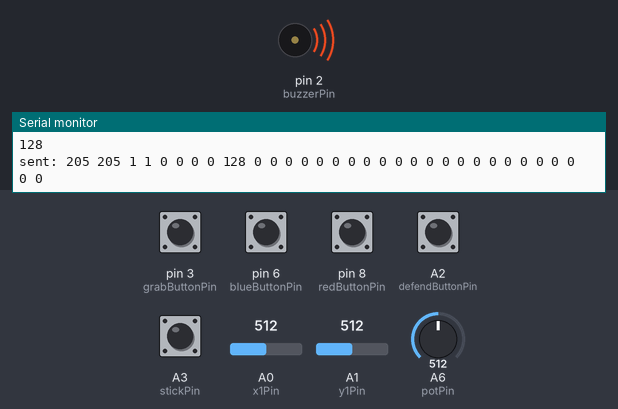
The sketch below on a simulated Arduino Nano, built with avr-gcc and run on an emulated ATmega328P. Parts: buzzer (waves = sounding), the last lines printed to the serial monitor. Inputs (shaded band) come from the test bench; at power-on: A3 (stickPin), pin 6 (blueButtonPin), pin 8 (redButtonPin) HIGH, A2 (defendButtonPin), pin 3 (grabButtonPin) LOW, A6 (potPin) = 512, A0 (x1Pin) = 512, A1 (y1Pin) = 512. No radio packets arrive unless stated.

Above: at 1.2 s.
1.3 s: A6 (potPin) set to 521
At 1.6 s:
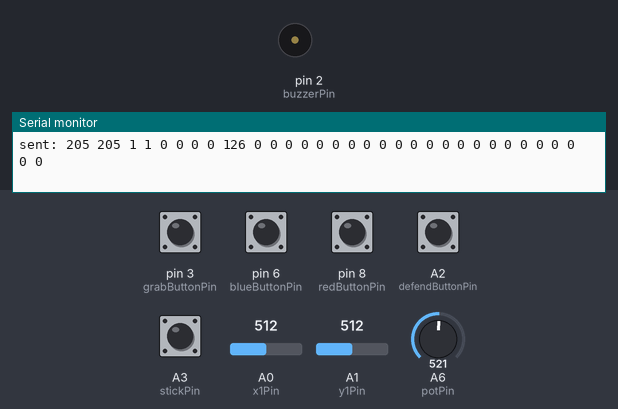
2.8 s: A0 (x1Pin) set to 716
5.8 s: A1 (y1Pin) set to 716
8.8 s: A3 (stickPin) pulled LOW for 0.15 s
At 9.3 s:
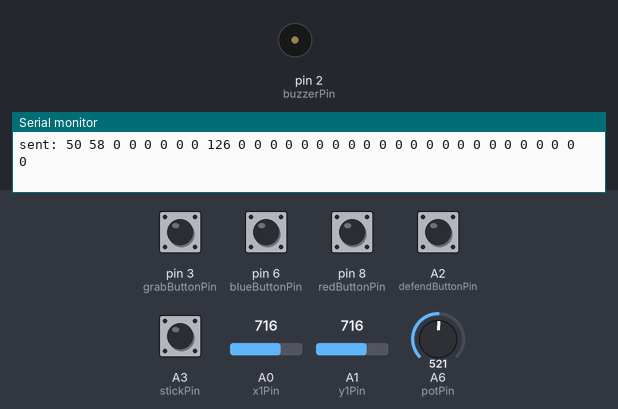
11.9 s: A6 (potPin) set to 511
At 12.11 s:
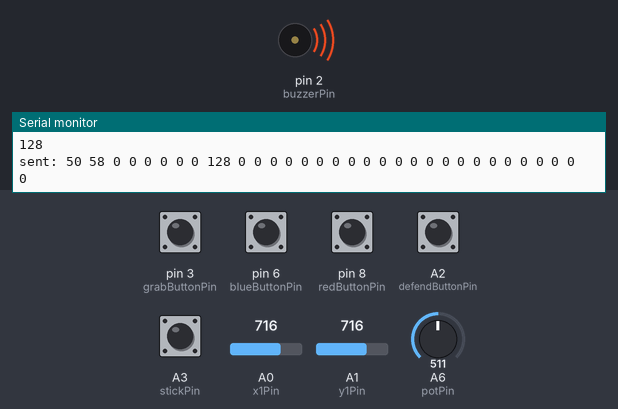
14.9 s: A3 (stickPin) pulled LOW for 1 s
Timing chart, 0 to 19.9 s (numbered marks = the images above; inputs shaded):
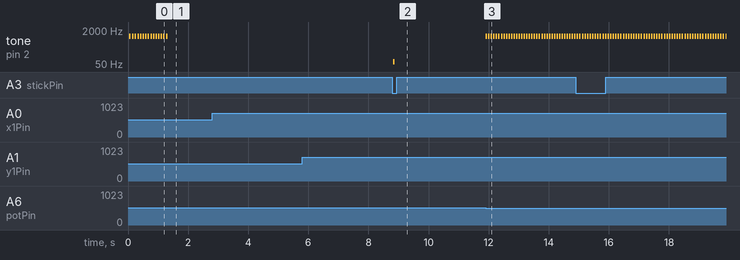

The sketch:

main_transmitter.ino
```cpp
/* LIBRARIES */
#include <SPI.h>
#include <RF24.h>
#include <CircularBuffer.h>
#include "pitches.h"

/* RADIO */
RF24 radio(9, 10);                              // create an RF24 object, pin 9 is CE, pin 10 is CSN
const byte pipeName[6] = "99999";               // our custom pipe address
byte payload[32] = {0};                         // array of bytes that will be sent over RF, size 32 bytes

/* BUFFER DEFINITIONS */
const int bufferSize = 5;
CircularBuffer <float, bufferSize> circularBufferX;
CircularBuffer <float, bufferSize> circularBufferY;

/* PINS */
const int x1Pin = A0;                           // x-position of joystick
const int y1Pin = A1;                           // y-position of joystick
const int defendButtonPin = A2;
const int stickPin = A3;                         // joystick button

const int buzzerPin = 2;
const int grabButtonPin = 3;                    // grab button
const int precisionLedPin = 4;                  // indicator light for precision mode
const int blueLedPin = 5;                       // blue led button - led
const int blueButtonPin = 6;                    // blue led button - button
const int redLedPin = 7;                        // red led button - led
const int redButtonPin = 8;                     // red led button - button

const int potPin = A6;

/* MELODY LIST */
enum melodyType {
  PASS,
  AMOGUS,
  CURB,
  SANS,
  BACKWARDS,
  SPACE,
  DENY,
  ACCEPT,
  NOSOUND
};  // KEEP THIS LIST UP TO DATE ACCROSS BOTH CODE FILES OR SHIT GOES HAYWIRE

/* VARIABLES */
const uint8_t constrainValue = 50,
              maxSpeedPower = 205,
              maxSteerPower = 200,
              maxSpeedPowerPrec = 100,
              maxSteerPowerPrec = 50;
int speed_R = 0;
int speed_L = 0;
int joystick_input_Y = 0;
int joystick_input_X = 0;
int joystick_input_Y2 = 0;
int joystick_input_X2 = 0;
uint8_t output_power_R     = 0,
        output_direction_R = 0,
        output_power_L     = 0,
        output_direction_L = 0,
        prev_bw = 0;
bool precisionMode = false,
     trapdoorOpen = false,
     kokerdoorOpen = false,
     defending = false;

/* RED BUTTON DEBOUNCE */
boolean lastRedButtonPressed = false;
boolean redButtonPress() {
  boolean redButtonStatus = false;
  boolean redButtonPressed = !digitalRead(redButtonPin);
  if (redButtonPressed && !lastRedButtonPressed) {
    redButtonStatus = true;
  }
  lastRedButtonPressed = redButtonPressed;
  return redButtonStatus;
}

/* BLUE BUTTON DEBOUNCE */
boolean lastBlueButtonPressed = false;
boolean blueButtonPress() {
  boolean blueButtonStatus = false;
  boolean blueButtonPressed = !digitalRead(blueButtonPin);
  if (blueButtonPressed && !lastBlueButtonPressed) {
    blueButtonStatus = true;
  }
  lastBlueButtonPressed = blueButtonPressed;
  return blueButtonStatus;
}

/* GRAB BUTTON DEBOUNCE */
boolean lastGrabButtonPressed = false;
boolean grabButtonPress() {
  boolean grabButtonStatus = false;
  boolean grabButtonPressed = digitalRead(grabButtonPin);
  if (grabButtonPressed && !lastGrabButtonPressed) {
    grabButtonStatus = true;
  }
  lastGrabButtonPressed = grabButtonPressed;
  return grabButtonStatus;
}

/* DEFEND MODE DEBOUNCE */
boolean lastDefendButtonPressed = false;
boolean defendButtonPress() {
  boolean defendButtonStatus = false;
  boolean defendButtonPressed = digitalRead(defendButtonPin);
  if (defendButtonPressed && !lastDefendButtonPressed) {
    defendButtonStatus = true;
  }
  lastDefendButtonPressed = defendButtonPressed;
  return defendButtonStatus;
}

/* STICK DEBOUNCE */
boolean lastStickPressed = false;
boolean stickPress() {
  boolean stickStatus = false;
  boolean stickPressed = !digitalRead(stickPin);
  if (stickPressed && !lastStickPressed) {
    stickStatus = true;
  }
  lastStickPressed = stickPressed;
  return stickStatus;
}

void setup() {
  // start serial
  Serial.begin(9600);
  Serial.println("Initializing controller...");

  // use internal 10k pullup resistor for joystick button
  Serial.print("I/O... ");
  pinMode(stickPin, INPUT_PULLUP);
  Serial.println("done.");

  // setup radio transmitter
  Serial.print("Radio... ");
  if (!radio.begin()) {
    Serial.print("failed! Check wires and reset Arduino.");
    while (1);
  }
  radio.openWritingPipe(pipeName);
  radio.setPALevel(RF24_PA_MIN);
  radio.stopListening();
  Serial.println("done.");

  //clear the buffers
  Serial.print("Emptying buffers... ");
  for (int i = 0; i < bufferSize; i++) {
    circularBufferX.push(0);
    circularBufferY.push(0);
  }
  Serial.println("done.");

  // play sussy music
  //sussyMusic();
  Serial.println("Initialization complete!");
}

void loop() {
  checkInputs();
  sendRadio();                                  // send inputs over RF
  delay(10);                                    // wait before next loop
}

void sussyMusic() {
  const int melody[] = {NOTE_D4, NOTE_D4, NOTE_D5, NOTE_A4, 0, NOTE_GS4, NOTE_G4, NOTE_F4, NOTE_D4, NOTE_F4, NOTE_G4};
  const uint8_t noteDurations[] = {8, 8, 4, 3, 16, 4, 4, 4, 8, 8, 8};
  const uint8_t melodyLength = sizeof(melody) / sizeof(melody[0]);
  for (uint8_t note = 0; note < melodyLength; note++) {
    int noteDuration = 800 / noteDurations[note];
    tone(buzzerPin, melody[note], noteDuration);
    int pauseBetweenNotes = noteDuration * 1.30;
    delay(pauseBetweenNotes);
    noTone(buzzerPin);                                            //play no sound through the buzzer
  }
}

void checkInputs() {
  // press stick to (de)activate precision mode
  if (stickPress()) {
    precisionMode = !precisionMode;
    digitalWrite(precisionLedPin, precisionMode);
    if (precisionMode) {
      tone(buzzerPin, NOTE_C2, 50);  // auditory feedback on controller
    } else {
      tone(buzzerPin, NOTE_B2, 50);
    }
  }

  /* START WHEEL CALCULATIONS */
  // read joystick values
  int X = analogRead(x1Pin);
  int Y = analogRead(y1Pin);
  // map the joystick values to byte-sized speed values
  // (which are smaller if precision mode is activated)
  if (precisionMode) {
    joystick_input_X = map(X, 0, 1023, -maxSteerPowerPrec, maxSteerPowerPrec);
    joystick_input_Y = map(Y, 0, 1023, -maxSpeedPowerPrec, maxSpeedPowerPrec);
  } else {
    joystick_input_X = map(X, 0, 1023, -maxSteerPower, maxSteerPower);
    joystick_input_Y = map(Y, 0, 1023, -maxSpeedPower, maxSpeedPower);
  }

  //take the average joystick input to prevent abrupt changes
  circularBufferX.push(joystick_input_X);
  circularBufferY.push(joystick_input_Y);
  float avg_joystick_input_Y = 0;
  float avg_joystick_input_X = 0;
  for (int i = 0; i < bufferSize; i++) {
    avg_joystick_input_X += circularBufferX[i];
    avg_joystick_input_Y += circularBufferY[i];
  }
  avg_joystick_input_X = avg_joystick_input_X / bufferSize;
  avg_joystick_input_Y = avg_joystick_input_Y / bufferSize;

  //bepaal gewenste snelheid per wiel
  speed_R = avg_joystick_input_Y + avg_joystick_input_X;
  speed_L = avg_joystick_input_Y - avg_joystick_input_X;

  //map de benodigde output power adhv de gewenste snelheid en richting
  if (speed_R > 0) {
    output_power_R = speed_R + constrainValue;
    output_power_R = constrain(speed_R, constrainValue, 255);
    //output_power_R = map(output_power_R, 0, 255, constrainValue, 255);
    output_direction_R = LOW;
    // Serial.print("R > 0 and output power = ");
    // Serial.print(output_power_R);
  } else {
    output_power_R = 255 + speed_R - constrainValue;
    output_power_R = constrain(255 + speed_R, 0, 255 - constrainValue);
    //output_power_R = map(output_power_L, 0, 255, 0, 255 - constrainValue);
    output_direction_R = HIGH;
    // Serial.print("R < 0 and output power = ");
    // Serial.print(output_power_R);
  }

  if (speed_L > 0) {
    output_power_L = speed_L + constrainValue;
    output_power_L = constrain(speed_L, constrainValue, 255);
    //output_power_L = map(output_power_L, 0, 255, constrainValue, 255);
    output_direction_L = LOW;
    // Serial.print(" || L > 0 and output power = ");
    // Serial.println(output_power_L);
  } else {
    output_power_L = 255 + speed_L - constrainValue;
    output_power_L = constrain(255 + speed_L, 0, 255 - constrainValue);
    //output_power_L = map(output_power_L, 0, 255, 0, 255 - constrainValue);
    output_direction_L = HIGH;
    // Serial.print(" || L < 0 and output power = ");
    // Serial.println(output_power_L);
  }

  /* END WHEEL CALCULATIONS */

  // wheel speed and direction
  payload[0] = output_power_L;
  payload[1] = output_power_R;
  payload[2] = output_direction_L;
  payload[3] = output_direction_R;

  // playing the backwards driving sound (aka spaghetticode)
  // activating another sound/melody will interrupt this sound!
  // todo checken of het ook werkt zonder prev_bw aangezien ik nu heb if !melodyplaying in de receiver code
  if (output_direction_R && output_direction_L &&
      output_power_L < 220 && output_power_R < 220) {
    if (!prev_bw) {
      payload[4] = BACKWARDS;
      prev_bw = true;
    } else {
      payload[4] = PASS;
    }
  } else {
    if (prev_bw) {
      payload[4] = NOSOUND;
      prev_bw = false;
    } else {
      payload[4] = PASS;
    }
  }

  // press button for grab and throw block sequence
  if (grabButtonPress()) {
    payload[5] = true;
    tone(buzzerPin, NOTE_E4, 200);                 // auditory feedback on controller
    payload[4] = DENY;                               // play the grab block sound on the car
  } else {
    payload[5] = false;
  }

  // if button press open ankara
  if (redButtonPress()) {
    if (trapdoorOpen) {
      trapdoorOpen = false;
      digitalWrite(redLedPin, LOW);

      tone(buzzerPin, NOTE_G4, 100);                 // auditory feedback on controller
      payload[4] = DENY;
    } else {
      trapdoorOpen = true;
      digitalWrite(redLedPin, HIGH);

      tone(buzzerPin, NOTE_A5, 100);                 // auditory feedback on controller
      payload[4] = ACCEPT;
    }
    payload[6] = true;
  } else {
    payload[6] = false;
  }

  // todo if button press open or close big doors
  if (blueButtonPress()) {
    if (kokerdoorOpen) {
      kokerdoorOpen = false;
      digitalWrite(blueLedPin, LOW);

      tone(buzzerPin, NOTE_C4, 100);                 // auditory feedback on controller
      payload[4] = DENY;
    } else {
      kokerdoorOpen = true;
      digitalWrite(blueLedPin, HIGH);

      tone(buzzerPin, NOTE_F4, 100);
      payload[4] = ACCEPT;
    }
    payload[7] = true;
  } else {
    payload[7] = false;
  }
  //Serial.print("Trapdoor: "); Serial.println(trapdoorOpen);
  //Serial.print("Koker door: "); Serial.println(kokerdoorOpen);

  // turn potentiometer to adjust belt speed/direction
  int potValue = analogRead(potPin);
  payload[8] = map(potValue, 0, 1023, 255, 0);
  if (payload[8] % 42 - 2 == 0) {
    // auditory feedback on controller every 1/6th step
    tone(buzzerPin, 1000, 50);
    Serial.println(payload[8]);
  }

  // press button to activate defend mode
  if (defendButtonPress()) {
    payload[9] = true;
    defending = !defending;
    if (defending) {
      tone(buzzerPin, NOTE_G3, 100);                         // auditory feedback on controller
      payload[4] = DENY;                                       // play DENY
    } else {
      tone(buzzerPin, NOTE_C3, 100);                         // auditory feedback on controller
      payload[4] = ACCEPT;                                       // play ACCEPT
    }
  } else {
    payload[9] = false;
  }
}


void sendRadio() {
  radio.write(&payload, sizeof(payload));
  debugRadio();
}

void debugRadio() {
  Serial.print(F("sent: "));
  for (int i = 0; i < 32; i++) {
    Serial.print(payload[i]);
    Serial.print(F(" "));
  }
  Serial.println("");
}
```

pitches.h
```cpp
/*************************************************
 * Public Constants
 *************************************************/

#define NOTE_B0  31
#define NOTE_C1  33
#define NOTE_CS1 35
#define NOTE_D1  37
#define NOTE_DS1 39
#define NOTE_E1  41
#define NOTE_F1  44
#define NOTE_FS1 46
#define NOTE_G1  49
#define NOTE_GS1 52
#define NOTE_A1  55
#define NOTE_AS1 58
#define NOTE_B1  62
#define NOTE_C2  65
#define NOTE_CS2 69
#define NOTE_D2  73
#define NOTE_DS2 78
#define NOTE_E2  82
#define NOTE_F2  87
#define NOTE_FS2 93
#define NOTE_G2  98
#define NOTE_GS2 104
#define NOTE_A2  110
#define NOTE_AS2 117
#define NOTE_B2  123
#define NOTE_C3  131
#define NOTE_CS3 139
#define NOTE_D3  147
#define NOTE_DS3 156
#define NOTE_E3  165
#define NOTE_F3  175
#define NOTE_FS3 185
#define NOTE_G3  196
#define NOTE_GS3 208
#define NOTE_A3  220
#define NOTE_AS3 233
#define NOTE_B3  247
#define NOTE_C4  262
#define NOTE_CS4 277
#define NOTE_D4  294
#define NOTE_DS4 311
#define NOTE_E4  330
#define NOTE_F4  349
#define NOTE_FS4 370
#define NOTE_G4  392
#define NOTE_GS4 415
#define NOTE_A4  440
#define NOTE_AS4 466
#define NOTE_B4  494
#define NOTE_C5  523
#define NOTE_CS5 554
#define NOTE_D5  587
#define NOTE_DS5 622
#define NOTE_E5  659
#define NOTE_F5  698
#define NOTE_FS5 740
#define NOTE_G5  784
#define NOTE_GS5 831
#define NOTE_A5  880
#define NOTE_AS5 932
#define NOTE_B5  988
#define NOTE_C6  1047
#define NOTE_CS6 1109
#define NOTE_D6  1175
#define NOTE_DS6 1245
#define NOTE_E6  1319
#define NOTE_F6  1397
#define NOTE_FS6 1480
#define NOTE_G6  1568
#define NOTE_GS6 1661
#define NOTE_A6  1760
#define NOTE_AS6 1865
#define NOTE_B6  1976
#define NOTE_C7  2093
#define NOTE_CS7 2217
#define NOTE_D7  2349
#define NOTE_DS7 2489
#define NOTE_E7  2637
#define NOTE_F7  2794
#define NOTE_FS7 2960
#define NOTE_G7  3136
#define NOTE_GS7 3322
#define NOTE_A7  3520
#define NOTE_AS7 3729
#define NOTE_B7  3951
#define NOTE_C8  4186
#define NOTE_CS8 4435
#define NOTE_D8  4699
#define NOTE_DS8 4978
```

Measured:
- the behaviour switches between 513 and 514 on A6 (potPin) (found by bisection; images 0 and 1)
- after the input at 1.3 s, tone on pin 2 (buzzerPin): goes on until 1.3 s, then stays silent
- after the input at 8.8 s, tone on pin 2 (buzzerPin): silent → 65 Hz at once, → silent 0.05 s later
- after the input at 11.9 s, tone on pin 2 (buzzerPin): alternates 1000 Hz for 0.05 s and silent for 0.03 s, starting at once
- by itself, tone on pin 2 (buzzerPin): alternates 1000 Hz for 0.05 s and silent for 0.04 s
